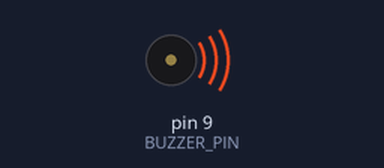
A sketch run on a simulated Arduino Uno, built with avr-gcc and run on an emulated ATmega328P. On the bench: buzzer (waves = sounding).

Above: at 1.7 s.
At 2.5 s:
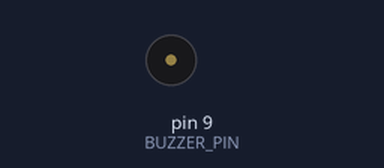
Timing chart, 0 to 7.8 s (numbered marks = the images above):
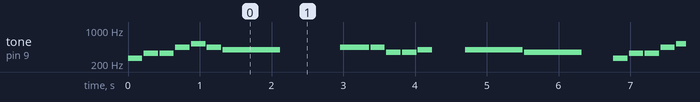

Measured:
- by itself, tone on pin 9 (BUZZER_PIN): plays 262 Hz for 0.20 s, 330 Hz for 0.20 s, 330 Hz for 0.20 s, 440 Hz for 0.20 s, 523 Hz for 0.20 s, 440 Hz for 0.20 s … (273 notes in this stretch)

The sketch:

ex6_tone_sequence.ino
```cpp
/* From Spark Fun Inventor's Kit */

#define BUZZER_PIN 9
#define SONG_LENGTH 18

// lets make an array of chars: the notes in our song - a space == delay
char notes[SONG_LENGTH] = {'c', 'e', 'e', 'a', 'C', 'a', 'g', ' ', 'a', 'a', 'f', 'f', 'g' ,' ',' ', 'g', 'f', ' '};


// make another array for the number of beats per note
// 4 ==1/4 note, 2==1/2 note etc...
int beats[SONG_LENGTH] = { 1, 1, 1, 1, 1, 1, 4, 4, 2, 1, 1, 1, 1, 1, 1, 4, 4, 2};

 int tempo = 200;  // The tempo is how fast to play the song.

void setup() {

  pinMode(BUZZER_PIN, OUTPUT);

}

void loop() {

   for (int i = 0; i < SONG_LENGTH; i++)
   // for loop is used to index through the arrays
  {
    int duration = beats[i] * tempo;  // length of note/rest in ms

    if (notes[i] == ' ')          // is this a rest?
      delay(duration);   //delay ...

    else                          // otherwise, play the note
    {
      // the pin, the frequency and the length of that note
      tone(BUZZER_PIN, findFrequency(notes[i]), duration);
      delay(duration);            // wait for tone to finish
    }

    delay(tempo/10);              // brief pause between notes
  }


}

int findFrequency(char note)
{
 const int numNotes = 8;  // number of notes we're storing
  // need to map from one to the other
  char names[numNotes] = { 'c', 'd', 'e', 'f', 'g', 'a', 'b', 'C'    };

  int frequencies[numNotes] = {
    262, 294, 330, 349, 392, 440, 494, 523    };

    for(int i=0; i< numNotes; i++)
    {
      if(names[i] == note)
      {
        return frequencies[i];
      }
    }

    return(0);
}
```
